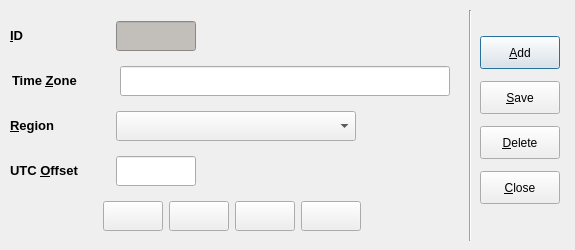
<?xml version="1.0" encoding="UTF-8"?>
<ui version="4.0">
 <class>TimeZoneSetupDlg</class>
 <widget class="QDialog" name="TimeZoneSetupDlg">
  <property name="geometry">
   <rect>
    <x>0</x>
    <y>0</y>
    <width>575</width>
    <height>250</height>
   </rect>
  </property>
  <property name="minimumSize">
   <size>
    <width>575</width>
    <height>250</height>
   </size>
  </property>
  <property name="maximumSize">
   <size>
    <width>575</width>
    <height>250</height>
   </size>
  </property>
  <property name="windowTitle">
   <string>Time Zone Setup</string>
  </property>
  <widget class="Line" name="line">
   <property name="geometry">
    <rect>
     <x>460</x>
     <y>10</y>
     <width>20</width>
     <height>231</height>
    </rect>
   </property>
   <property name="orientation">
    <enum>Qt::Vertical</enum>
   </property>
  </widget>
  <widget class="QWidget" name="layoutWidget">
   <property name="geometry">
    <rect>
     <x>480</x>
     <y>30</y>
     <width>87</width>
     <height>181</height>
    </rect>
   </property>
   <layout class="QVBoxLayout" name="verticalLayout">
    <item>
     <widget class="QPushButton" name="addEntry">
      <property name="minimumSize">
       <size>
        <width>80</width>
        <height>33</height>
       </size>
      </property>
      <property name="maximumSize">
       <size>
        <width>80</width>
        <height>33</height>
       </size>
      </property>
      <property name="toolTip">
       <string>Add Entry</string>
      </property>
      <property name="text">
       <string>&amp;Add</string>
      </property>
      <property name="icon">
       <iconset resource="fmrd_resources.qrc">
        <normaloff>:/images/add.png</normaloff>:/images/add.png</iconset>
      </property>
     </widget>
    </item>
    <item>
     <widget class="QPushButton" name="saveEntry">
      <property name="minimumSize">
       <size>
        <width>80</width>
        <height>33</height>
       </size>
      </property>
      <property name="maximumSize">
       <size>
        <width>80</width>
        <height>33</height>
       </size>
      </property>
      <property name="toolTip">
       <string>Save Entry</string>
      </property>
      <property name="text">
       <string>&amp;Save</string>
      </property>
      <property name="icon">
       <iconset resource="fmrd_resources.qrc">
        <normaloff>:/images/save.png</normaloff>:/images/save.png</iconset>
      </property>
     </widget>
    </item>
    <item>
     <widget class="QPushButton" name="deleteEntry">
      <property name="minimumSize">
       <size>
        <width>80</width>
        <height>33</height>
       </size>
      </property>
      <property name="maximumSize">
       <size>
        <width>80</width>
        <height>33</height>
       </size>
      </property>
      <property name="toolTip">
       <string>Delete Entry</string>
      </property>
      <property name="text">
       <string>&amp;Delete</string>
      </property>
      <property name="icon">
       <iconset resource="fmrd_resources.qrc">
        <normaloff>:/images/delete.png</normaloff>:/images/delete.png</iconset>
      </property>
     </widget>
    </item>
    <item>
     <widget class="QPushButton" name="closeButton">
      <property name="minimumSize">
       <size>
        <width>80</width>
        <height>33</height>
       </size>
      </property>
      <property name="maximumSize">
       <size>
        <width>80</width>
        <height>33</height>
       </size>
      </property>
      <property name="toolTip">
       <string>Close Window</string>
      </property>
      <property name="text">
       <string>&amp;Close</string>
      </property>
      <property name="icon">
       <iconset resource="fmrd_resources.qrc">
        <normaloff>:/images/quit.png</normaloff>:/images/quit.png</iconset>
      </property>
     </widget>
    </item>
   </layout>
  </widget>
  <widget class="QWidget" name="layoutWidget">
   <property name="geometry">
    <rect>
     <x>10</x>
     <y>12</y>
     <width>444</width>
     <height>231</height>
    </rect>
   </property>
   <layout class="QVBoxLayout" name="verticalLayout_2">
    <item>
     <layout class="QHBoxLayout" name="horizontalLayout">
      <item>
       <widget class="QLabel" name="label">
        <property name="minimumSize">
         <size>
          <width>100</width>
          <height>30</height>
         </size>
        </property>
        <property name="maximumSize">
         <size>
          <width>100</width>
          <height>30</height>
         </size>
        </property>
        <property name="text">
         <string>&lt;!DOCTYPE HTML PUBLIC &quot;-//W3C//DTD HTML 4.0//EN&quot; &quot;http://www.w3.org/TR/REC-html40/strict.dtd&quot;&gt;
&lt;html&gt;&lt;head&gt;&lt;meta name=&quot;qrichtext&quot; content=&quot;1&quot; /&gt;&lt;style type=&quot;text/css&quot;&gt;
p, li { white-space: pre-wrap; }
&lt;/style&gt;&lt;/head&gt;&lt;body style=&quot; font-family:'Sans Serif'; font-size:10pt; font-weight:400; font-style:normal;&quot;&gt;
&lt;p style=&quot; margin-top:0px; margin-bottom:0px; margin-left:0px; margin-right:0px; -qt-block-indent:0; text-indent:0px;&quot;&gt;&lt;span style=&quot; font-weight:600;&quot;&gt;&amp;amp;ID&lt;/span&gt;&lt;/p&gt;&lt;/body&gt;&lt;/html&gt;</string>
        </property>
        <property name="buddy">
         <cstring>timezoneID_display</cstring>
        </property>
       </widget>
      </item>
      <item>
       <widget class="QLineEdit" name="timezoneID_display">
        <property name="minimumSize">
         <size>
          <width>80</width>
          <height>30</height>
         </size>
        </property>
        <property name="maximumSize">
         <size>
          <width>80</width>
          <height>30</height>
         </size>
        </property>
        <property name="styleSheet">
         <string notr="true">background-color: rgb(194, 190, 186);</string>
        </property>
        <property name="readOnly">
         <bool>true</bool>
        </property>
       </widget>
      </item>
      <item>
       <spacer name="horizontalSpacer">
        <property name="orientation">
         <enum>Qt::Horizontal</enum>
        </property>
        <property name="sizeHint" stdset="0">
         <size>
          <width>238</width>
          <height>20</height>
         </size>
        </property>
       </spacer>
      </item>
     </layout>
    </item>
    <item>
     <layout class="QHBoxLayout" name="horizontalLayout_3">
      <item>
       <widget class="QLabel" name="label_2">
        <property name="minimumSize">
         <size>
          <width>100</width>
          <height>30</height>
         </size>
        </property>
        <property name="maximumSize">
         <size>
          <width>100</width>
          <height>30</height>
         </size>
        </property>
        <property name="text">
         <string>&lt;!DOCTYPE HTML PUBLIC &quot;-//W3C//DTD HTML 4.0//EN&quot; &quot;http://www.w3.org/TR/REC-html40/strict.dtd&quot;&gt;
&lt;html&gt;&lt;head&gt;&lt;meta name=&quot;qrichtext&quot; content=&quot;1&quot; /&gt;&lt;style type=&quot;text/css&quot;&gt;
p, li { white-space: pre-wrap; }
&lt;/style&gt;&lt;/head&gt;&lt;body style=&quot; font-family:'Sans'; font-size:10pt; font-weight:400; font-style:normal;&quot;&gt;
&lt;p style=&quot; margin-top:0px; margin-bottom:0px; margin-left:0px; margin-right:0px; -qt-block-indent:0; text-indent:0px;&quot;&gt;&lt;span style=&quot; font-weight:600;&quot;&gt;Time &amp;amp;Zone&lt;/span&gt;&lt;/p&gt;&lt;/body&gt;&lt;/html&gt;</string>
        </property>
        <property name="buddy">
         <cstring>tzNameEdit</cstring>
        </property>
       </widget>
      </item>
      <item>
       <widget class="QLineEdit" name="tzNameEdit">
        <property name="minimumSize">
         <size>
          <width>330</width>
          <height>30</height>
         </size>
        </property>
        <property name="maximumSize">
         <size>
          <width>330</width>
          <height>30</height>
         </size>
        </property>
        <property name="toolTip">
         <string>Time zone name</string>
        </property>
       </widget>
      </item>
     </layout>
    </item>
    <item>
     <layout class="QHBoxLayout" name="horizontalLayout_4">
      <item>
       <widget class="QLabel" name="label_3">
        <property name="minimumSize">
         <size>
          <width>100</width>
          <height>30</height>
         </size>
        </property>
        <property name="maximumSize">
         <size>
          <width>100</width>
          <height>30</height>
         </size>
        </property>
        <property name="text">
         <string>&lt;!DOCTYPE HTML PUBLIC &quot;-//W3C//DTD HTML 4.0//EN&quot; &quot;http://www.w3.org/TR/REC-html40/strict.dtd&quot;&gt;
&lt;html&gt;&lt;head&gt;&lt;meta name=&quot;qrichtext&quot; content=&quot;1&quot; /&gt;&lt;style type=&quot;text/css&quot;&gt;
p, li { white-space: pre-wrap; }
&lt;/style&gt;&lt;/head&gt;&lt;body style=&quot; font-family:'Sans'; font-size:10pt; font-weight:400; font-style:normal;&quot;&gt;
&lt;p style=&quot; margin-top:0px; margin-bottom:0px; margin-left:0px; margin-right:0px; -qt-block-indent:0; text-indent:0px;&quot;&gt;&lt;span style=&quot; font-weight:600;&quot;&gt;&amp;amp;Region&lt;/span&gt;&lt;/p&gt;&lt;/body&gt;&lt;/html&gt;</string>
        </property>
        <property name="buddy">
         <cstring>tzRegionSelect</cstring>
        </property>
       </widget>
      </item>
      <item>
       <widget class="QComboBox" name="tzRegionSelect">
        <property name="minimumSize">
         <size>
          <width>240</width>
          <height>30</height>
         </size>
        </property>
        <property name="maximumSize">
         <size>
          <width>240</width>
          <height>30</height>
         </size>
        </property>
        <property name="toolTip">
         <string>Confederation in which time zone lies</string>
        </property>
       </widget>
      </item>
      <item>
       <spacer name="horizontalSpacer_4">
        <property name="orientation">
         <enum>Qt::Horizontal</enum>
        </property>
        <property name="sizeHint" stdset="0">
         <size>
          <width>88</width>
          <height>20</height>
         </size>
        </property>
       </spacer>
      </item>
     </layout>
    </item>
    <item>
     <layout class="QHBoxLayout" name="horizontalLayout_6">
      <item>
       <widget class="QLabel" name="label_4">
        <property name="minimumSize">
         <size>
          <width>100</width>
          <height>30</height>
         </size>
        </property>
        <property name="maximumSize">
         <size>
          <width>100</width>
          <height>30</height>
         </size>
        </property>
        <property name="text">
         <string>&lt;!DOCTYPE HTML PUBLIC &quot;-//W3C//DTD HTML 4.0//EN&quot; &quot;http://www.w3.org/TR/REC-html40/strict.dtd&quot;&gt;
&lt;html&gt;&lt;head&gt;&lt;meta name=&quot;qrichtext&quot; content=&quot;1&quot; /&gt;&lt;style type=&quot;text/css&quot;&gt;
p, li { white-space: pre-wrap; }
&lt;/style&gt;&lt;/head&gt;&lt;body style=&quot; font-family:'Sans'; font-size:10pt; font-weight:400; font-style:normal;&quot;&gt;
&lt;p style=&quot; margin-top:0px; margin-bottom:0px; margin-left:0px; margin-right:0px; -qt-block-indent:0; text-indent:0px;&quot;&gt;&lt;span style=&quot; font-weight:600;&quot;&gt;UTC &amp;amp;Offset&lt;/span&gt;&lt;/p&gt;&lt;/body&gt;&lt;/html&gt;</string>
        </property>
        <property name="buddy">
         <cstring>tzOffsetEdit</cstring>
        </property>
       </widget>
      </item>
      <item>
       <widget class="QLineEdit" name="tzOffsetEdit">
        <property name="minimumSize">
         <size>
          <width>80</width>
          <height>30</height>
         </size>
        </property>
        <property name="maximumSize">
         <size>
          <width>80</width>
          <height>30</height>
         </size>
        </property>
        <property name="toolTip">
         <string>Offset from UTC (Decimal hours)</string>
        </property>
        <property name="inputMask">
         <string/>
        </property>
        <property name="text">
         <string/>
        </property>
        <property name="maxLength">
         <number>6</number>
        </property>
       </widget>
      </item>
      <item>
       <spacer name="horizontalSpacer_5">
        <property name="orientation">
         <enum>Qt::Horizontal</enum>
        </property>
        <property name="sizeHint" stdset="0">
         <size>
          <width>168</width>
          <height>20</height>
         </size>
        </property>
       </spacer>
      </item>
     </layout>
    </item>
    <item>
     <layout class="QHBoxLayout" name="horizontalLayout_5">
      <item>
       <spacer name="horizontalSpacer_2">
        <property name="orientation">
         <enum>Qt::Horizontal</enum>
        </property>
        <property name="sizeHint" stdset="0">
         <size>
          <width>28</width>
          <height>20</height>
         </size>
        </property>
       </spacer>
      </item>
      <item>
       <layout class="QHBoxLayout" name="horizontalLayout_2">
        <item>
         <widget class="QPushButton" name="firstEntry">
          <property name="minimumSize">
           <size>
            <width>60</width>
            <height>30</height>
           </size>
          </property>
          <property name="maximumSize">
           <size>
            <width>60</width>
            <height>30</height>
           </size>
          </property>
          <property name="toolTip">
           <string>First Entry</string>
          </property>
          <property name="text">
           <string/>
          </property>
          <property name="icon">
           <iconset resource="fmrd_resources.qrc">
            <normaloff>:/images/first.png</normaloff>:/images/first.png</iconset>
          </property>
         </widget>
        </item>
        <item>
         <widget class="QPushButton" name="prevEntry">
          <property name="minimumSize">
           <size>
            <width>60</width>
            <height>30</height>
           </size>
          </property>
          <property name="maximumSize">
           <size>
            <width>60</width>
            <height>30</height>
           </size>
          </property>
          <property name="toolTip">
           <string>Previous Entry</string>
          </property>
          <property name="text">
           <string/>
          </property>
          <property name="icon">
           <iconset resource="fmrd_resources.qrc">
            <normaloff>:/images/prev.png</normaloff>:/images/prev.png</iconset>
          </property>
         </widget>
        </item>
        <item>
         <widget class="QPushButton" name="nextEntry">
          <property name="minimumSize">
           <size>
            <width>60</width>
            <height>30</height>
           </size>
          </property>
          <property name="maximumSize">
           <size>
            <width>60</width>
            <height>30</height>
           </size>
          </property>
          <property name="toolTip">
           <string>Next Entry</string>
          </property>
          <property name="text">
           <string/>
          </property>
          <property name="icon">
           <iconset resource="fmrd_resources.qrc">
            <normaloff>:/images/next.png</normaloff>:/images/next.png</iconset>
          </property>
         </widget>
        </item>
        <item>
         <widget class="QPushButton" name="lastEntry">
          <property name="minimumSize">
           <size>
            <width>60</width>
            <height>30</height>
           </size>
          </property>
          <property name="maximumSize">
           <size>
            <width>60</width>
            <height>30</height>
           </size>
          </property>
          <property name="toolTip">
           <string>Last Entry</string>
          </property>
          <property name="text">
           <string/>
          </property>
          <property name="icon">
           <iconset resource="fmrd_resources.qrc">
            <normaloff>:/images/last.png</normaloff>:/images/last.png</iconset>
          </property>
         </widget>
        </item>
       </layout>
      </item>
      <item>
       <spacer name="horizontalSpacer_3">
        <property name="orientation">
         <enum>Qt::Horizontal</enum>
        </property>
        <property name="sizeHint" stdset="0">
         <size>
          <width>28</width>
          <height>20</height>
         </size>
        </property>
       </spacer>
      </item>
     </layout>
    </item>
   </layout>
  </widget>
 </widget>
 <resources>
  <include location="fmrd_resources.qrc"/>
 </resources>
 <connections/>
</ui>
